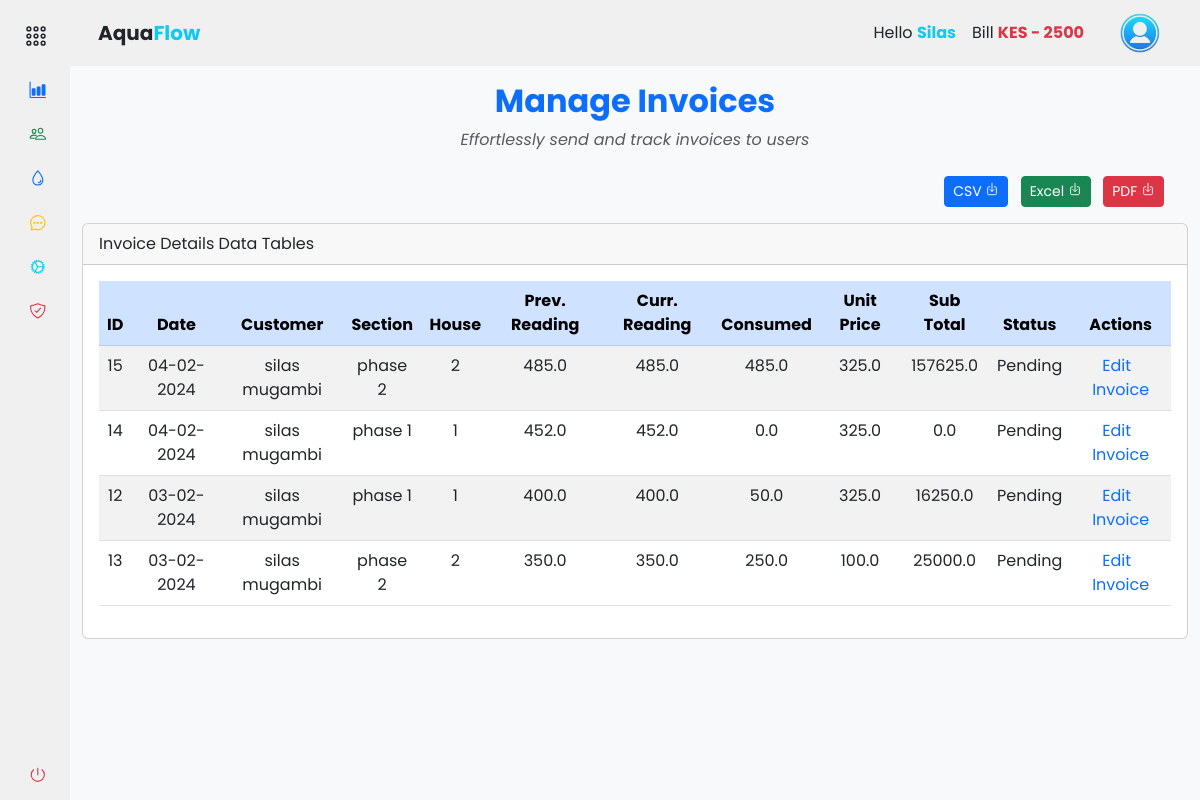
Page /accounts/records/billing (signed in) on the earlier database version.
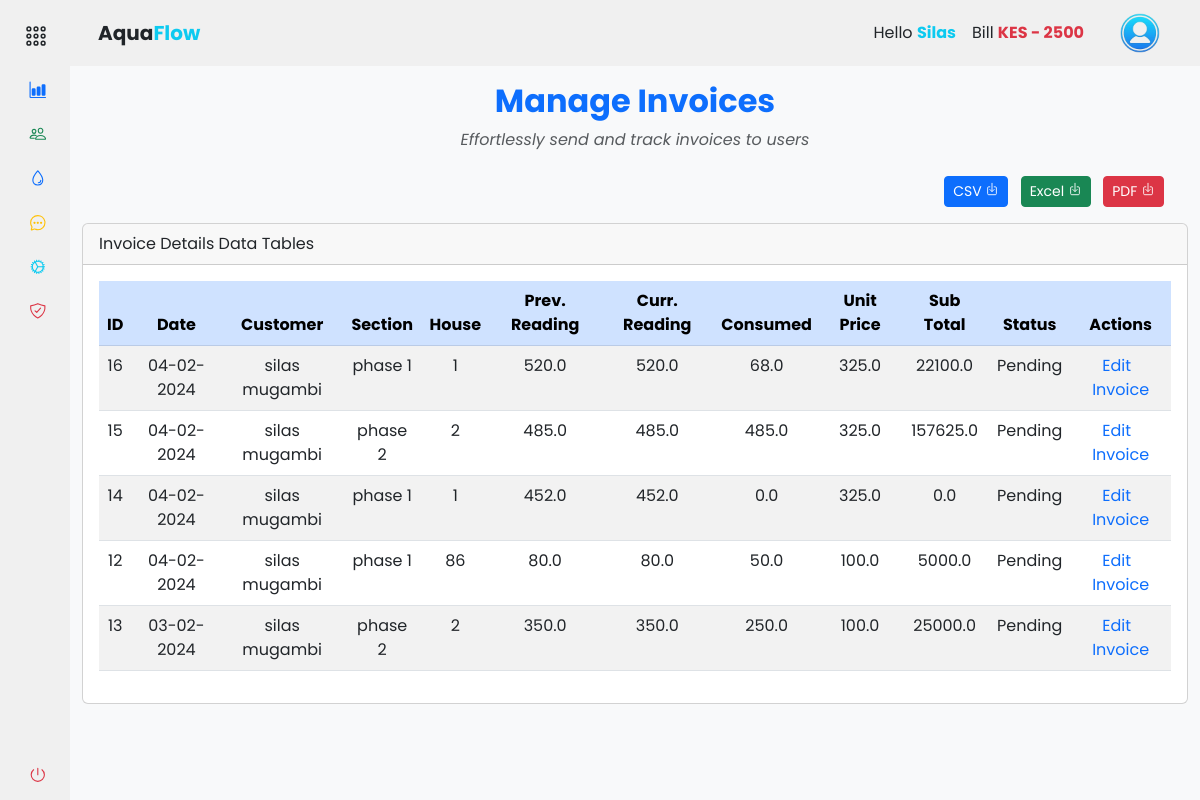
Same page on the later database version.
### app/backend/models/user.py (models this page shows, shortened)
class MeterReading(db.Model):
    id = db.Column(db.Integer, primary_key=True)
    timestamp = db.Column(db.DateTime, default=datetime.now(timezone.utc) + timedelta(hours=3), nullable=False)
    house_section = db.Column(db.String(50))
    house_number = db.Column(db.String(20))
    reading_value = db.Column(db.Float)
    reading_status = db.Column(db.Boolean, default=False)
    user_id = db.Column(db.Integer, db.ForeignKey('user.id'), nullable=False)
    consumed = db.Column(db.Float)
    unit_price = db.Column(db.Float)
    total_price = db.Column(db.Float)

class User(db.Model, UserMixin):
    id = db.Column(db.Integer, primary_key=True)
    mobile_number = db.Column(db.String(20), unique=True, nullable=False)
    password_hash = db.Column(db.String(128), nullable=False)
    first_name = db.Column(db.String(50))
    last_name = db.Column(db.String(50))
    email = db.Column(db.String(120))
    house_section = db.Column(db.String(50))
    house_number = db.Column(db.String(20))
    profile_image = db.Column(db.String(255))
    is_active = db.Column(db.Boolean, default=True)
    is_admin = db.Column(db.Boolean, default=False)
    meter_readings = db.relationship('MeterReading', backref='user', lazy=True)
    payments = db.relationship('Payment', backref='user', lazy=True)

### app/backend/accounts/records/routes.py (the view)
@records_bp.route('/billing')
@login_required
def billing():
    if current_user.is_authenticated:
        billing_data = (
            db.session.query(
                MeterReading.id,
                MeterReading.timestamp,
                User.first_name,
                User.last_name,
                MeterReading.house_section,
                MeterReading.house_number,
                User.is_active,
                MeterReading.reading_value.label('prev_reading'),
                MeterReading.reading_value.label('curr_reading'),
                MeterReading.consumed,
                MeterReading.unit_price,
                MeterReading.total_price
            )
            .join(User)
            .filter(User.id == current_user.id)
            .order_by(MeterReading.timestamp.desc())
            .all()
        )
        return render_template('accounts/billing.html', hide_footer=True, billing_data=billing_data)
    else:
        return redirect(url_for('auth.login'))

### app/backend/accounts/accounts_context.py (called while the page is built)
def accounts_context():
    people = 'silas'
    bill = int('2500')
    return {'people': people, 'bill': bill}

def inject_now():
    return {'now': datetime.utcnow() + timedelta(hours=3)}

### app/assets/templates/accounts/billing.html
{% extends "base.html" %} {% block content %}
<div class="container-fluid">
  <div class="text-center mt-3">
    <h2 class="mb-2 fw-bold text-primary">Manage Invoices</h2>
    <p class="mb-4 text-muted fst-italic">
      Effortlessly send and track invoices to users
    </p>
  </div>
  <div class="row">
    <div class="col-md-12">
      <div class="mb-3 float-end me-3">
        <a
          href="#"
          class="btn btn-sm me-2 btn-primary"
          download="people_list.csv"
        >
          CSV <ion-icon name="download-outline"></ion-icon>
        </a>
        <a
          href="#"
          class="btn btn-sm me-2 btn-success"
          download="people_list.xlsx"
        >
          Excel <ion-icon name="download-outline"></ion-icon>
        </a>
        <a
          href="#"
          class="btn btn-sm me-2 btn-danger"
          download="people_list.pdf"
        >
          PDF <ion-icon name="download-outline"></ion-icon>
        </a>
      </div>
    </div>
  </div>
  <div class="col-md-12">
    <div class="card">
      <div class="card-header">Invoice Details Data Tables</div>
      <div class="card-body">
        <div class="table-responsive">
          <table
            id="example"
            class="table table-striped data-table text-center"
            style="width: 100%"
          >
            <thead class="table-primary">
              <tr>
                <th scope="col">ID</th>
                <th scope="col">Date</th>
                <th scope="col">Customer</th>
                <th scope="col">Section</th>
                <th scope="col">House</th>
                <th scope="col">Prev. Reading</th>
                <th scope="col">Curr. Reading</th>
                <th scope="col">Consumed</th>
                <th scope="col">Unit Price</th>
                <th scope="col">Sub Total</th>
                <th scope="col">Status</th>
                <th scope="col">Actions</th>
              </tr>
            </thead>
            <tbody>
              {% if billing_data %} {% for entry in billing_data %}
              <tr>
                <td>{{ entry.id }}</td>
                <td>{{ entry.timestamp.strftime('%d-%m-%Y') }}</td>
                <td>{{ entry.first_name }} {{ entry.last_name }}</td>
                <td>{{ entry.house_section }}</td>
                <td>{{ entry.house_number }}</td>
                <td>{{ entry.prev_reading }}</td>
                <td>{{ entry.curr_reading }}</td>
                <td>{{ entry.consumed }}</td>
                <td>{{ entry.unit_price }}</td>
                <td>{{ entry.total_price }}</td>
                <td>{{ "Pending" if entry.is_active else "Cleared" }}</td>
                <td>
                  <a class="me-2" href="#"> Edit </a>
                  <a href="#"> Invoice </a>
                </td>
              </tr>
              {% endfor %} {% else %}
              <tr>
                <td colspan="12">No billing data available</td>
              </tr>
              {% endif %}
            </tbody>
          </table>
        </div>
      </div>
    </div>
  </div>
</div>
{% endblock %}

Differences in the rows shown:
added MeterReading: id "16", timestamp "04-02-2024", first_name "silas", last_name "mugambi", house_section "phase 1", house_number "1", prev_reading "520.0", curr_reading "520.0", consumed "68.0", unit_price "325.0", total_price "22100.0", is_active "Pending"
changed MeterReading id 12: timestamp "03-02-2024" → "04-02-2024"; house_number "1" → "86"; prev_reading "400.0" → "80.0"; curr_reading "400.0" → "80.0"; unit_price "325.0" → "100.0"; total_price "16250.0" → "5000.0"
